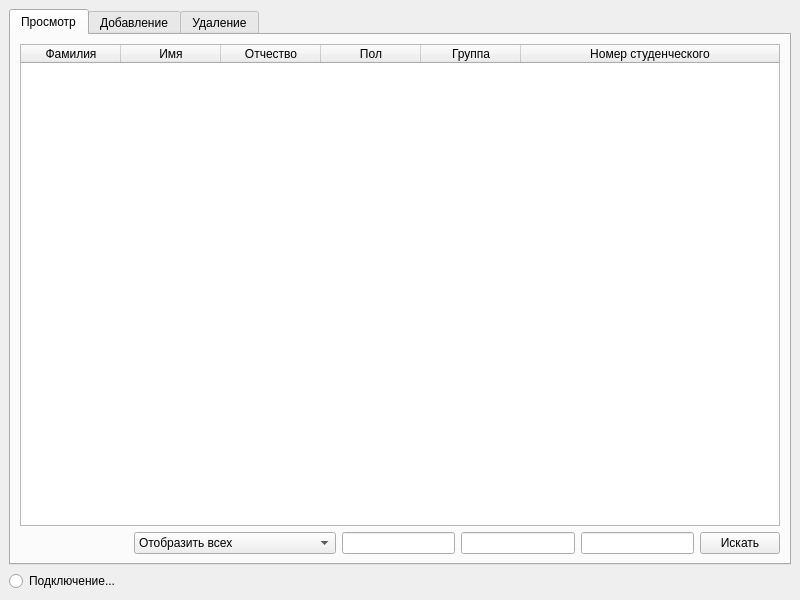
<?xml version="1.0" encoding="UTF-8"?>
<ui version="4.0">
 <class>MainWindow</class>
 <widget class="QMainWindow" name="MainWindow">
  <property name="geometry">
   <rect>
    <x>0</x>
    <y>0</y>
    <width>800</width>
    <height>600</height>
   </rect>
  </property>
  <property name="windowTitle">
   <string>C-NOVA App</string>
  </property>
  <widget class="QWidget" name="centralwidget">
   <layout class="QVBoxLayout" name="verticalLayout">
    <item>
     <layout class="QGridLayout" name="gridLayout">
      <item row="1" column="0">
       <widget class="QTabWidget" name="tabWidget">
        <property name="currentIndex">
         <number>0</number>
        </property>
        <widget class="QWidget" name="view_tab">
         <attribute name="title">
          <string>Просмотр</string>
         </attribute>
         <layout class="QGridLayout" name="gridLayout_2">
          <item row="0" column="0">
           <layout class="QVBoxLayout" name="verticalLayout_2">
            <item>
             <widget class="QTableWidget" name="viewstudents">
              <property name="sortingEnabled">
               <bool>true</bool>
              </property>
              <property name="columnCount">
               <number>6</number>
              </property>
              <attribute name="horizontalHeaderStretchLastSection">
               <bool>true</bool>
              </attribute>
              <column>
               <property name="text">
                <string>Фамилия</string>
               </property>
              </column>
              <column>
               <property name="text">
                <string>Имя</string>
               </property>
              </column>
              <column>
               <property name="text">
                <string>Отчество</string>
               </property>
              </column>
              <column>
               <property name="text">
                <string>Пол</string>
               </property>
              </column>
              <column>
               <property name="text">
                <string>Группа</string>
               </property>
              </column>
              <column>
               <property name="text">
                <string>Номер студенческого</string>
               </property>
              </column>
             </widget>
            </item>
            <item>
             <layout class="QHBoxLayout" name="horizontalLayout">
              <item>
               <spacer name="horizontalSpacer">
                <property name="orientation">
                 <enum>Qt::Horizontal</enum>
                </property>
                <property name="sizeHint" stdset="0">
                 <size>
                  <width>40</width>
                  <height>20</height>
                 </size>
                </property>
               </spacer>
              </item>
              <item>
               <widget class="QComboBox" name="select_get">
                <item>
                 <property name="text">
                  <string>Отобразить всех</string>
                 </property>
                </item>
                <item>
                 <property name="text">
                  <string>Отобразить по фамилии</string>
                 </property>
                </item>
                <item>
                 <property name="text">
                  <string>Отобразить по ФИО</string>
                 </property>
                </item>
                <item>
                 <property name="text">
                  <string>Отобразить по группе</string>
                 </property>
                </item>
                <item>
                 <property name="text">
                  <string>Отобразить по студенческому</string>
                 </property>
                </item>
               </widget>
              </item>
              <item>
               <widget class="QLineEdit" name="get1">
                <property name="maxLength">
                 <number>40</number>
                </property>
               </widget>
              </item>
              <item>
               <widget class="QLineEdit" name="get2">
                <property name="maxLength">
                 <number>40</number>
                </property>
               </widget>
              </item>
              <item>
               <widget class="QLineEdit" name="get3">
                <property name="maxLength">
                 <number>40</number>
                </property>
               </widget>
              </item>
              <item>
               <widget class="QPushButton" name="search_button">
                <property name="text">
                 <string>Искать</string>
                </property>
               </widget>
              </item>
             </layout>
            </item>
           </layout>
          </item>
         </layout>
        </widget>
        <widget class="QWidget" name="add_tab">
         <attribute name="title">
          <string>Добавление</string>
         </attribute>
         <layout class="QVBoxLayout" name="verticalLayout_4">
          <item>
           <layout class="QHBoxLayout" name="horizontalLayout_3">
            <item>
             <layout class="QFormLayout" name="formLayout">
              <property name="horizontalSpacing">
               <number>30</number>
              </property>
              <item row="3" column="0">
               <widget class="QLabel" name="label_3">
                <property name="text">
                 <string>Отчество</string>
                </property>
               </widget>
              </item>
              <item row="4" column="0">
               <widget class="QLabel" name="label_4">
                <property name="text">
                 <string>Пол</string>
                </property>
               </widget>
              </item>
              <item row="4" column="1">
               <widget class="QComboBox" name="add_gender">
                <item>
                 <property name="text">
                  <string>М</string>
                 </property>
                </item>
                <item>
                 <property name="text">
                  <string>Ж</string>
                 </property>
                </item>
               </widget>
              </item>
              <item row="1" column="0">
               <widget class="QLabel" name="label">
                <property name="text">
                 <string>Фамилия</string>
                </property>
               </widget>
              </item>
              <item row="1" column="1">
               <widget class="QLineEdit" name="add_lastname">
                <property name="maxLength">
                 <number>40</number>
                </property>
               </widget>
              </item>
              <item row="2" column="0">
               <widget class="QLabel" name="label_2">
                <property name="text">
                 <string>Имя</string>
                </property>
               </widget>
              </item>
              <item row="2" column="1">
               <widget class="QLineEdit" name="add_firstname">
                <property name="maxLength">
                 <number>40</number>
                </property>
               </widget>
              </item>
              <item row="3" column="1">
               <widget class="QLineEdit" name="add_middlename">
                <property name="maxLength">
                 <number>40</number>
                </property>
               </widget>
              </item>
              <item row="5" column="0">
               <widget class="QLabel" name="label_5">
                <property name="text">
                 <string>Группа</string>
                </property>
               </widget>
              </item>
              <item row="5" column="1">
               <widget class="QLineEdit" name="add_group">
                <property name="maxLength">
                 <number>40</number>
                </property>
               </widget>
              </item>
             </layout>
            </item>
            <item>
             <spacer name="horizontalSpacer_3">
              <property name="orientation">
               <enum>Qt::Horizontal</enum>
              </property>
              <property name="sizeHint" stdset="0">
               <size>
                <width>40</width>
                <height>20</height>
               </size>
              </property>
             </spacer>
            </item>
           </layout>
          </item>
          <item>
           <layout class="QHBoxLayout" name="horizontalLayout_2">
            <item>
             <widget class="QPushButton" name="add_button">
              <property name="text">
               <string>Добавить</string>
              </property>
             </widget>
            </item>
            <item>
             <spacer name="horizontalSpacer_2">
              <property name="orientation">
               <enum>Qt::Horizontal</enum>
              </property>
              <property name="sizeHint" stdset="0">
               <size>
                <width>40</width>
                <height>20</height>
               </size>
              </property>
             </spacer>
            </item>
           </layout>
          </item>
          <item>
           <spacer name="verticalSpacer">
            <property name="orientation">
             <enum>Qt::Vertical</enum>
            </property>
            <property name="sizeHint" stdset="0">
             <size>
              <width>20</width>
              <height>40</height>
             </size>
            </property>
           </spacer>
          </item>
         </layout>
        </widget>
        <widget class="QWidget" name="remove_tab">
         <attribute name="title">
          <string>Удаление</string>
         </attribute>
         <layout class="QVBoxLayout" name="verticalLayout_5">
          <item>
           <layout class="QVBoxLayout" name="verticalLayout_3">
            <item>
             <layout class="QHBoxLayout" name="horizontalLayout_4">
              <item>
               <widget class="QLabel" name="label_6">
                <property name="text">
                 <string>Номер студенческого билета</string>
                </property>
               </widget>
              </item>
              <item>
               <widget class="QLineEdit" name="studnum_getter"/>
              </item>
              <item>
               <widget class="QPushButton" name="view_button">
                <property name="text">
                 <string>Просмотреть</string>
                </property>
                <property name="checkable">
                 <bool>true</bool>
                </property>
               </widget>
              </item>
              <item>
               <spacer name="horizontalSpacer_4">
                <property name="orientation">
                 <enum>Qt::Horizontal</enum>
                </property>
                <property name="sizeHint" stdset="0">
                 <size>
                  <width>40</width>
                  <height>20</height>
                 </size>
                </property>
               </spacer>
              </item>
             </layout>
            </item>
            <item>
             <widget class="QTableWidget" name="del_view">
              <property name="enabled">
               <bool>true</bool>
              </property>
              <property name="columnCount">
               <number>6</number>
              </property>
              <attribute name="horizontalHeaderStretchLastSection">
               <bool>true</bool>
              </attribute>
              <column>
               <property name="text">
                <string>Фамилия</string>
               </property>
              </column>
              <column>
               <property name="text">
                <string>Имя</string>
               </property>
              </column>
              <column>
               <property name="text">
                <string>Отчество</string>
               </property>
              </column>
              <column>
               <property name="text">
                <string>Пол</string>
               </property>
              </column>
              <column>
               <property name="text">
                <string>Группа</string>
               </property>
              </column>
              <column>
               <property name="text">
                <string>Номер студенческого</string>
               </property>
              </column>
             </widget>
            </item>
            <item>
             <layout class="QHBoxLayout" name="horizontalLayout_5">
              <item>
               <widget class="QPushButton" name="delete_button">
                <property name="text">
                 <string>Удалить</string>
                </property>
               </widget>
              </item>
              <item>
               <spacer name="horizontalSpacer_5">
                <property name="orientation">
                 <enum>Qt::Horizontal</enum>
                </property>
                <property name="sizeHint" stdset="0">
                 <size>
                  <width>40</width>
                  <height>20</height>
                 </size>
                </property>
               </spacer>
              </item>
             </layout>
            </item>
            <item>
             <spacer name="verticalSpacer_2">
              <property name="orientation">
               <enum>Qt::Vertical</enum>
              </property>
              <property name="sizeHint" stdset="0">
               <size>
                <width>20</width>
                <height>40</height>
               </size>
              </property>
             </spacer>
            </item>
           </layout>
          </item>
         </layout>
        </widget>
       </widget>
      </item>
      <item row="3" column="0">
       <widget class="QRadioButton" name="connection_check">
        <property name="enabled">
         <bool>true</bool>
        </property>
        <property name="text">
         <string>Подключение...</string>
        </property>
        <property name="checkable">
         <bool>true</bool>
        </property>
        <property name="checked">
         <bool>false</bool>
        </property>
       </widget>
      </item>
     </layout>
    </item>
   </layout>
  </widget>
 </widget>
 <resources/>
 <connections/>
</ui>
